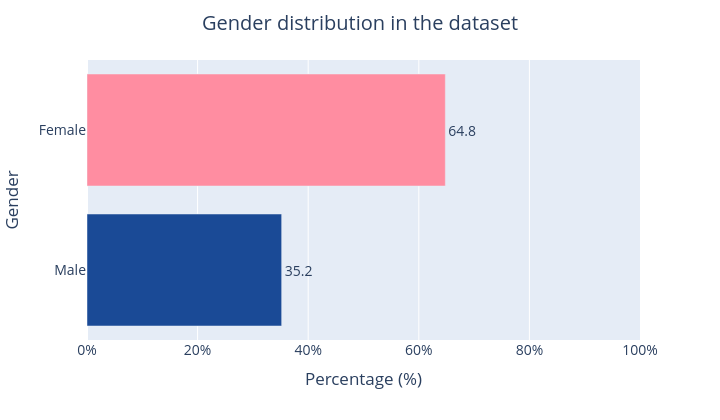

Source (notebook cell):
### Code cell
percent_count = (data_viz_pd['Gender'].value_counts(normalize=True) * 100).round(1)

df_plot = percent_count.reset_index()
df_plot.columns = ['Gender', 'Percentage (%)']

fig = px.bar(
    df_plot,
    x='Percentage (%)',
    y='Gender',
    orientation='h',
    text='Percentage (%)',
    color='Gender',
    color_discrete_map={
        'Male': '#1A4A96',    # blue
        'Female': '#FF8DA1'  # pink
    }
)

fig.update_traces(
    textposition='outside'
)

fig.update_layout(
    title={
        'text': 'Gender distribution in the dataset',
        'x': 0.5
    },
    xaxis=dict(
        title='Percentage (%)',
        range=[0, 100],
        ticksuffix='%'
    ),
    yaxis_title='Gender',
    height=420,
    width=720,
    showlegend=False,
    font=dict(size=14)
)

save_fig(fig, '08_gender_distribution')
print(data_viz_pd['Gender'].value_counts().to_string())

### Figure 1 — Plotly figure (JSON) as saved in the notebook; plotly's stock layout.template omitted (floating-point values rounded to 4 significant figures)
{"data": [{"hovertemplate": "Gender=%{y}<br>Percentage (%)=%{text}<extra></extra>", "legendgroup": "Female", "marker": {"color": "#FF8DA1", "pattern": {"shape": ""}}, "name": "Female", "orientation": "h", "showlegend": true, "text": [64.8], "textposition": "outside", "type": "bar", "x": [64.8], "xaxis": "x", "y": ["Female"], "yaxis": "y"}, {"hovertemplate": "Gender=%{y}<br>Percentage (%)=%{text}<extra></extra>", "legendgroup": "Male", "marker": {"color": "#1A4A96", "pattern": {"shape": ""}}, "name": "Male", "orientation": "h", "showlegend": true, "text": [35.2], "textposition": "outside", "type": "bar", "x": [35.2], "xaxis": "x", "y": ["Male"], "yaxis": "y"}], "layout": {"barmode": "relative", "font": {"size": 14}, "height": 420, "legend": {"title": {"text": "Gender"}, "tracegroupgap": 0}, "margin": {"t": 60}, "showlegend": false, "title": {"text": "Gender distribution in the dataset", "x": 0.5}, "width": 720, "xaxis": {"anchor": "y", "domain": [0, 1], "range": [0, 100], "ticksuffix": "%", "title": {"text": "Percentage (%)"}}, "yaxis": {"anchor": "x", "categoryarray": ["Male", "Female"], "categoryorder": "array", "domain": [0, 1], "title": {"text": "Gender"}}}}
